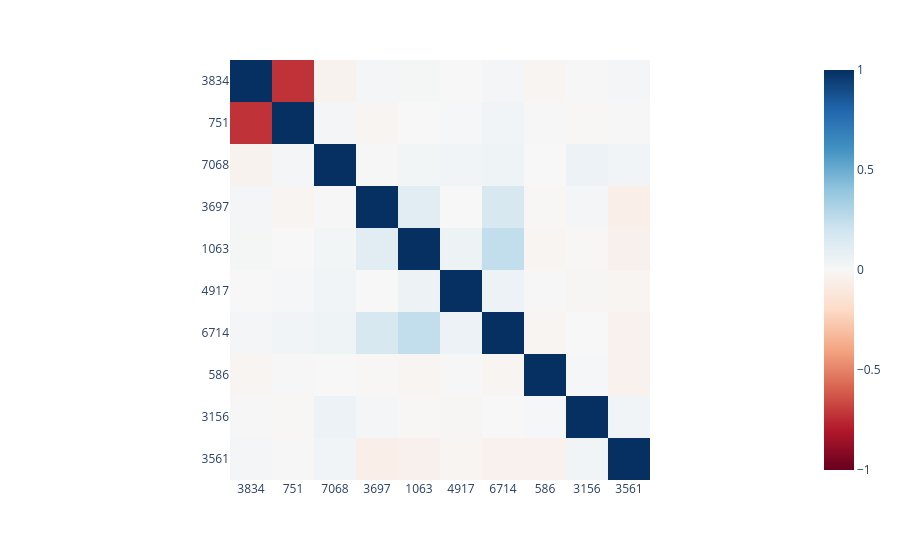

Notebook code for this chart:
### Markdown cell above
### Finding interesting output features.
With that out of the way, we now get to the interesting bit: analyzing interactions. This can be performed through several means and with multiple levels of rigor; this tutorial will only focus on the simplest: cherry-picking interesting examples. One way we found intriguing examples (that worked well) was by looking at high-level characteristics of all interaction matrices and choosing the outliers. As a metric, we choose the magnitude of the top eigenvectors. Keep in mind that this is simply a heuristic and not extremely principled. Given such features, let's look at their cosine similarities.

### Code cell
# Running this cell may take awhile depending on your CPU/GPU.
# Note: Use smaller batch_size to avoid OOM on MPS/limited memory systems

# Compute output features whose top eigenvalues are high, likely indicating some interesting structure.
eigenvals = tracer.compute(compute_truncated_eigenvalues, project=False, k=2, batch_size=8)  # Reduced batch size for MPS
vals, idxs = eigenvals.topk(10)

# Plot the cosine similarity between these features to see if any are related.
dirs = tracer.out.w_dec.weight[:, idxs]
sims = torch.cosine_similarity(dirs[..., None], dirs[:, None], dim=0)

# Visualize them nicely.
labels = [f"{i}" for i in idxs.cpu()]
px.imshow(sims.cpu(), color_continuous_scale="RdBu", color_continuous_midpoint=0, x=labels, y=labels)

### Figure 1 — Plotly figure (JSON) as saved in the notebook; plotly's stock layout.template omitted (floating-point values rounded to 4 significant figures)
{"data": [{"coloraxis": "coloraxis", "hovertemplate": "x: %{x}<br>y: %{y}<br>color: %{z}<extra></extra>", "name": "0", "type": "heatmap", "x": ["3834", "751", "7068", "3697", "1063", "4917", "6714", "586", "3156", "3561"], "xaxis": "x", "y": ["3834", "751", "7068", "3697", "1063", "4917", "6714", "586", "3156", "3561"], "yaxis": "y", "z": [[1.0, -0.7254, -0.03535, 0.02359, 0.01568, 0.0008924, 0.01993, -0.01982, -0.004703, 0.02315], [-0.7254, 1.0, 0.02284, -0.0226, -0.001848, 0.01339, 0.03567, -0.006052, -0.006475, -0.003734], [-0.03535, 0.02284, 1.0, 0.005768, 0.0255, 0.03296, 0.04557, 0.001267, 0.05569, 0.0305], [0.02359, -0.0226, 0.005768, 1.0, 0.1114, -0.0001358, 0.1653, -0.006395, 0.02183, -0.06116], [0.01568, -0.001848, 0.0255, 0.1114, 1.0, 0.05218, 0.2479, -0.02004, -0.009209, -0.04675], [0.0008924, 0.01339, 0.03296, -0.0001358, 0.05218, 1.0, 0.05737, -0.004966, -0.01643, -0.02212], [0.01993, 0.03567, 0.04557, 0.1653, 0.2479, 0.05737, 1.0, -0.01988, 0.002008, -0.04368], [-0.01982, -0.006052, 0.001267, -0.006395, -0.02004, -0.004966, -0.01988, 1.0, 0.01151, -0.03987], [-0.004703, -0.006475, 0.05569, 0.02183, -0.009209, -0.01643, 0.002008, 0.01151, 1.0, 0.0329], [0.02315, -0.003734, 0.0305, -0.06116, -0.04675, -0.02212, -0.04368, -0.03987, 0.0329, 1.0]]}], "layout": {"coloraxis": {"cmid": 0, "colorscale": [[0, "rgb(103,0,31)"], [0.1, "rgb(178,24,43)"], [0.2, "rgb(214,96,77)"], [0.3, "rgb(244,165,130)"], [0.4, "rgb(253,219,199)"], [0.5, "rgb(247,247,247)"], [0.6, "rgb(209,229,240)"], [0.7, "rgb(146,197,222)"], [0.8, "rgb(67,147,195)"], [0.9, "rgb(33,102,172)"], [1, "rgb(5,48,97)"]]}, "margin": {"t": 60}, "xaxis": {"anchor": "y", "constrain": "domain", "domain": [0, 1], "scaleanchor": "y"}, "yaxis": {"anchor": "x", "autorange": "reversed", "constrain": "domain", "domain": [0, 1]}}}
